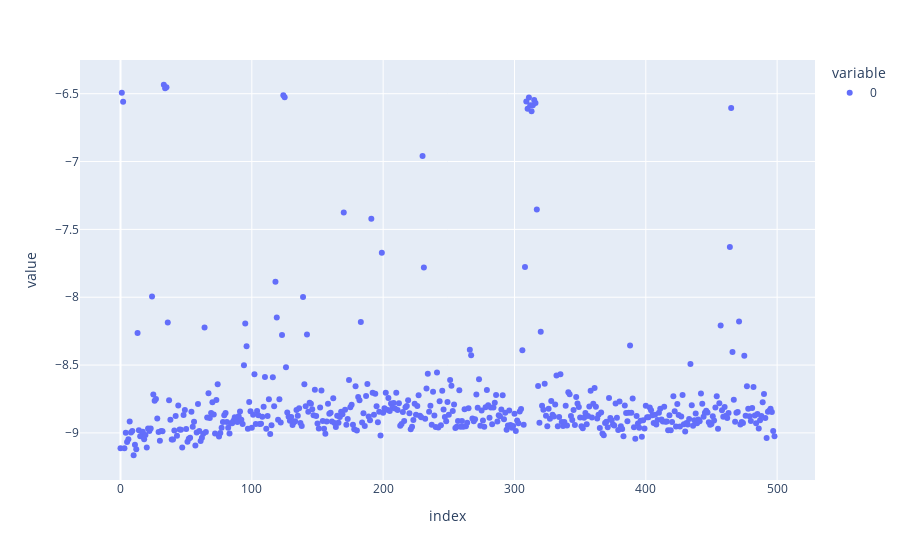

The notebook cell saved with this chart:
### Code cell
clear_output(wait=True)
px.scatter(plot.result)
fig = go.Figure()
fig.add_trace(go.Scatter(
    y=file_data,
    name=f"{batch_size} records"       # this sets its legend entry (doesnt work)
))
fig.update_layout(
title=f"Bullshit visualization of {file}",
xaxis_title="time",
yaxis_title="current[mA]",
font=dict(
family="Courier New, monospace",
size=12,
color="RebeccaPurple"))
fig.show()

### Figure 1 — Plotly figure (JSON) as saved in the notebook; plotly's stock layout.template omitted (floating-point values rounded to 4 significant figures; data arrays with more than 128 entries replaced by an {"elided": "..."} marker saying what was removed)
{"data": [{"hovertemplate": "variable=0<br>index=%{x}<br>value=%{y}<extra></extra>", "legendgroup": "0", "marker": {"color": "#636efa", "symbol": "circle"}, "mode": "markers", "name": "0", "orientation": "v", "showlegend": true, "type": "scatter", "x": {"elided": "499 int values"}, "xaxis": "x", "y": {"elided": "499 float values"}, "yaxis": "y"}], "layout": {"legend": {"title": {"text": "variable"}, "tracegroupgap": 0}, "margin": {"t": 60}, "xaxis": {"anchor": "y", "domain": [0, 1], "title": {"text": "index"}}, "yaxis": {"anchor": "x", "domain": [0, 1], "title": {"text": "value"}}}}
